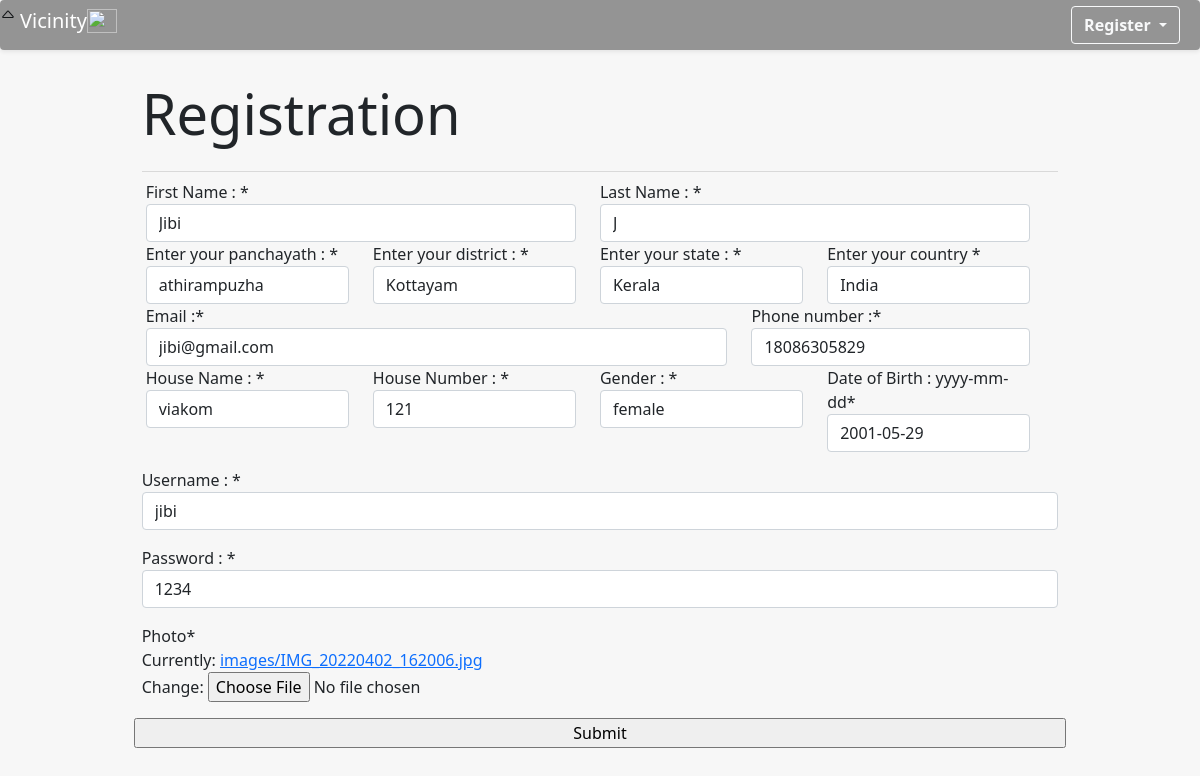
Screenshot of /editprofile/2 with the database file from the repository.
### myapp/models.py (models this page shows)
class UserReg(models.Model):
    uid = models.IntegerField(primary_key=True)
    username = models.CharField("Username : ", max_length=30, unique=True)
    password = models.CharField("Password : ", max_length=15)
    email = models.EmailField("Email :")
    phone_regex = RegexValidator(regex=r'^\+?1?\d{9,12}$',
                                 message="phone number must be entered in the format: '+91'. Up to 12 digital allowed.")
    phone_number = models.CharField("Phone number :", validators=[phone_regex], max_length=17, blank=False)
    panchayath = models.CharField("Enter your panchayath : ", max_length=30)
    district = models.CharField("Enter your district : ", max_length=30)
    state = models.CharField("Enter your state : ", max_length=30)
    country = models.CharField("Enter your country " , max_length=30)
    fname = models.CharField("First Name : ", max_length=30)
    lname = models.CharField("Last Name : ", max_length=30)
    house_name = models.CharField("House Name : ", max_length=50)
    house_number = models.IntegerField("House Number : ")
    gender = models.CharField("Gender : ", max_length=20)
    dob = models.DateField("Date of Birth : yyyy-mm-dd")
    photo = models.ImageField(upload_to='images/')

### myapp/views.py (the view)
# urls.py: path('editprofile/<pk>', Editprofile.as_view(), name='editprofile'),
class Editprofile(UpdateView):
    model = UserReg
    fields = '__all__'
    success_url = '/profile'

### myapp/templates/myapp/UserReg_form.html (shortened to what this page needs)
{% extends 'homebase.html' %}
{% block content %}
{%load crispy_forms_tags %}
<body>
<br><br>
<div class="container" style="margin-top:-60px;">
        <div class="col-md-10 offset-md-1 mt-5">
            <div class="jumbotron">
                <h1 class="display-4">Registration</h1>
                <hr class="my-4">
                <form class="row g-3" action="" method="post" enctype="multipart/form-data">
                    <div class="row">
                        <div class="col-md-6">
                            {{form.fname|as_crispy_field}}
                        </div>
                        <div class="col-md-6">
                            {{form.lname|as_crispy_field}}
                        </div>
                    </div>
                    <br>
                    <div class="row">
                        <div class="col-md-3">
                            {{form.panchayath|as_crispy_field}}
                        </div>
                        <div class="col-md-3">
                            {{form.district|as_crispy_field}}
                        </div>
                        <div class="col-md-3">
                            {{form.state|as_crispy_field}}
                        </div>
                        <div class="col-md-3">
                            {{form.country|as_crispy_field}}
                        </div>
                    </div>
                     <br>
                    <div class="row">
                        <div class="col-md-8">
                            {{form.email|as_crispy_field}}
                        </div>
                        <div class="col-md-4">
                            {{form.phone_number|as_crispy_field}}
                        </div>
                    </div>
                    <div class="row">
                        <div class="col-md-3">
                            {{form.house_name|as_crispy_field}}
                        </div>
                        <div class="col-md-3">
                            {{form.house_number|as_crispy_field}}
                        </div>
                        <div class="col-md-3">
                            {{form.gender|as_crispy_field}}
                        </div>
                        <div class="col-md-3">
                            {{form.dob|as_crispy_field}}
                        </div>
                    </div>
                    {{form.username|as_crispy_field}}
                    {{form.password|as_crispy_field}}
                    {{form.photo|as_crispy_field}}
                  <input type="submit" value="Submit">
                </form>
              </div>
        </div>
    </div>
</body>
{% endblock content %}

### Vicinity/static/css/style.css (style rules this page uses)
body { background-color: #f7f7f7; }
hr { color: grey; }
.container { padding: 20px; }
.container { align-content: center; }

### rows the page displays
UserReg: fname "Jibi", lname "J", panchayath "athirampuzha", district "Kottayam", state "Kerala", country "India", email "jibi@gmail.com", phone_number "18086305829", house_name "viakom", house_number "121", gender "female", dob "2001-05-29", username "jibi", password "1234"
